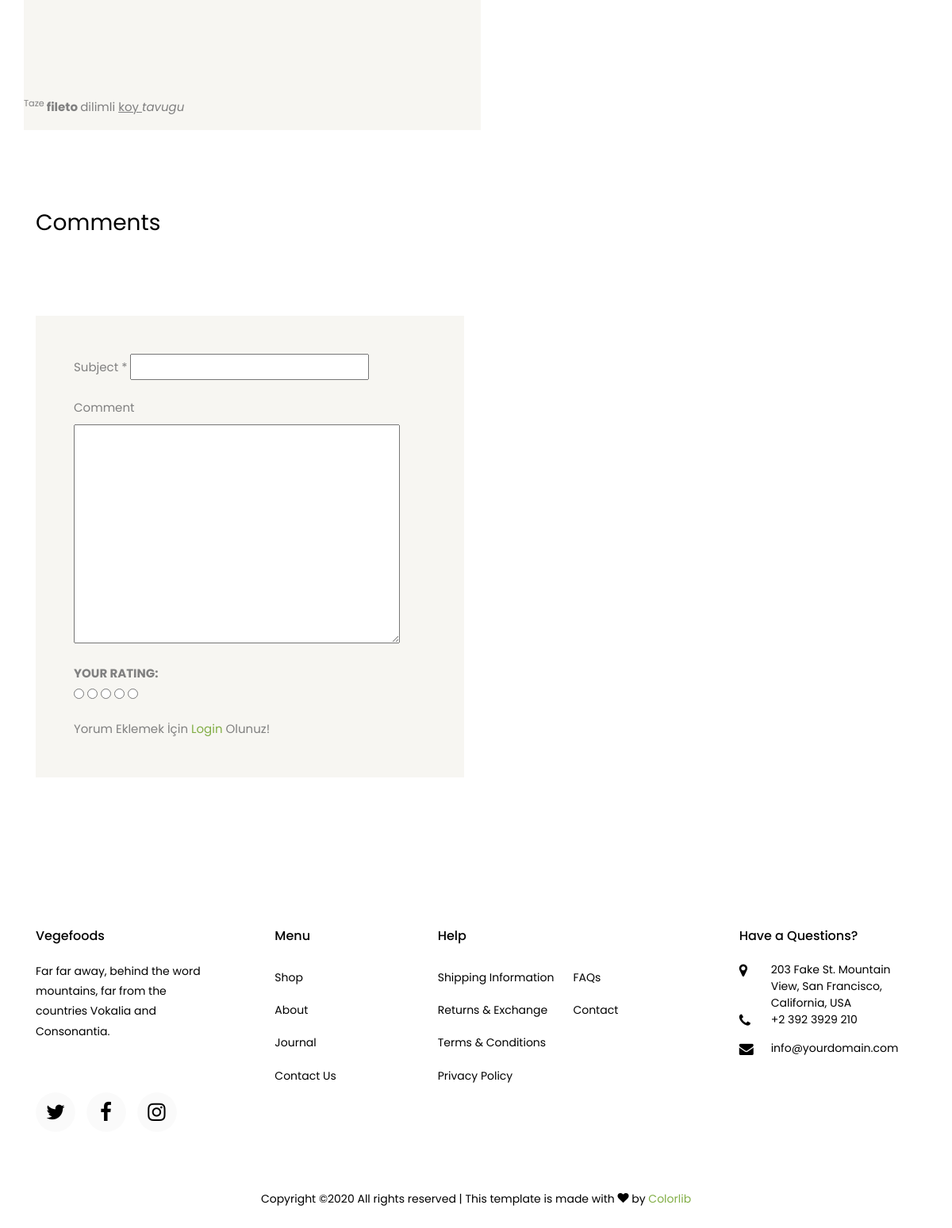
Before: /product/1/chicken-fileto/ (lower part) with the older database file.
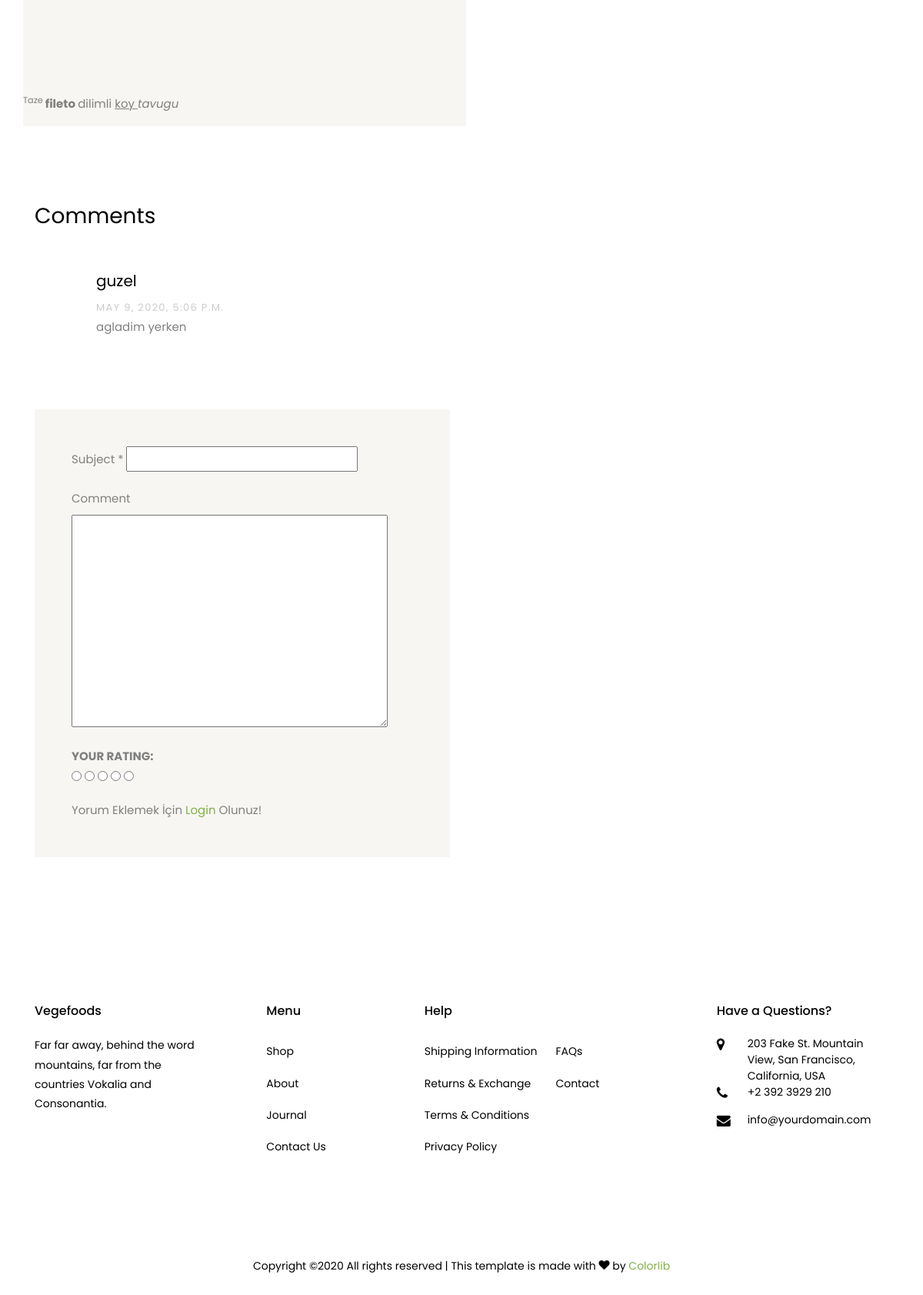
After: the same page with the newer database file.
### product/models.py (models this page shows, shortened)
class Product(models.Model):
   STATUS = (
      ('True', 'Evet'),
      ('False', 'Hayir'),
   )
   category= models.ForeignKey(Category, on_delete=models.CASCADE)
   title = models.CharField(max_length=150)
   keywords = models.CharField(max_length=255)
   description = models.CharField(max_length=255)
   image = models.ImageField(blank=True, upload_to='images/')
   price = models.FloatField()
   amount = models. IntegerField()
   detail =RichTextUploadingField()
   slug = models.SlugField(null=False,unique=True)
   status = models.CharField(max_length=10,choices=STATUS)
   create_at = models.DateTimeField (auto_now_add=True)
   update_at = models.DateTimeField (auto_now=True)
   def image_tag(self):
      return mark_safe('<img src="{}" height="50"/>'.format(self.image.url))
   image_tag.short_description = 'Image'

class Comment(models.Model):
   STATUS = (
      ('New', 'Yeni'),
      ('True', 'Evet'),
      ('False', 'Hayir'),
   )
   product = models.ForeignKey(Product, on_delete=models.CASCADE)
   user = models.ForeignKey(User, on_delete=models.CASCADE)
   subject = models.CharField(max_length=50)
   comment = models.TextField(max_length=200, blank=True)
   rate = models.IntegerField(blank=True)
   status = models.CharField(max_length=10, choices=STATUS, default='New')
   ip = models.CharField(blank=True, max_length=20)
   create_at = models.DateTimeField(auto_now_add=True)
   update_at = models.DateTimeField(auto_now=True)

### home/views.py (the view)
# urls.py: path('product/<int:id>/<slug:slug>/', views.product_detail, name='product_detail'),
def product_detail(request,id,slug):
    category = Category.objects.all()
    product = Product.objects.get(pk=id)
    images = Images.objects.filter(product_id=id)
    comments = Comment.objects.filter(product_id=id, status='True')
    context = {'product': product,
               'category': category,
               'images': images,
               'comments': comments,
               }
    return render(request, 'product_detail.html',context)

### product/models.py (called while the page is built)
   def __str__(self):
      return self.title

### home/templates/product_detail.html (shortened to what this page needs)
{% extends 'homebase.html' %}
{% load static %}
{% block content %}
<!DOCTYPE html>
<html lang="en">
<head>
	<link rel="stylesheet" href="css/open-iconic-bootstrap.min.css">
	<link rel="stylesheet" href="css/animate.css">
	<link rel="stylesheet" href="css/owl.carousel.min.css">
	<link rel="stylesheet" href="css/owl.theme.default.min.css">
	<link rel="stylesheet" href="css/magnific-popup.css">
	<link rel="stylesheet" href="css/aos.css">
	<link rel="stylesheet" href="css/ionicons.min.css">
	<link rel="stylesheet" href="css/bootstrap-datepicker.css">
	<link rel="stylesheet" href="css/jquery.timepicker.css">
	<link rel="stylesheet" href="css/flaticon.css">
	<link rel="stylesheet" href="css/icomoon.css">
	<link rel="stylesheet" href="css/style.css">
</head>
<body class="goto-here">
<section class="ftco-section">
	<div class="container">
		<div class="row">
			<div class="ftco-section ftco-no-pt ftco-no-pb py-5 bg-light">
				{{ product.detail|safe 	}}
			</div>
			<div class="col-md-6">
				<div class="pt-5 mt-5">
					<h3 class="mb-5">Comments</h3>
					<ul class="comment-list">
						{% for rs in comments %}
						<li class="comment">
							<div class="comment-body">
								<h3>{{ rs.subject}}</h3>
								<div class="meta"> {{ rs.create_at }}</div>
								<p>{{ rs.comment }}</p>
							</div>
						</li>
						{% endfor %}
					</ul>
				</div>
				<div class="comment-form-wrap pt-5">
					<form action="/product/addcomment/{{product.id}}" method="post" class="p-5 bg-light">
						<div class="form-group">
							<label for="id_subject">Subject *</label>
							<input type="text" name="subject" class="input" id="id_subject">
						</div>
						<div class="form-group">
							<label for="id_comment">Comment</label>
							<textarea name="comment" id="id_comment" cols="30" rows="10" class="input"></textarea>
						</div>
						<div class="form-group">
							<div class="input-rating">
								<strong class="text-uppercase">Your rating:</strong>
								<div class="stars">
									<input type="radio" id="star5" name="rate" value="5"/><label for="star5"></label>
									<input type="radio" id="star4" name="rate" value="4"/><label for="star4"></label>
									<input type="radio" id="star3" name="rate" value="3"/><label for="star3"></label>
									<input type="radio" id="star2" name="rate" value="2"/><label for="star2"></label>
									<input type="radio" id="star1" name="rate" value="1"/><label for="star1"></label>
								</div>
							</div>
						</div>
						{% if user.id is not None %}
						<button class="primary-btn">Send Comment</button>
						{% else %}
						Yorum Eklemek İçin <a href="/login">Login</a>  Olunuz!
						{% endif %}
					</form>
				</div>
			</div>
		</div>
	</div>
</section>
</body>
</html>
{% endblock %}

### home/templates/homebase.html (shortened to what this page needs)
<!DOCTYPE html>
<html lang="en">
{% load static %}
<head>
   <link rel="stylesheet" href="{% static 'css/open-iconic-bootstrap.min.css'%}" />
   <link rel="stylesheet" href="{% static 'css/animate.css'%}" />
   <link rel="stylesheet" href="{% static 'css/owl.carousel.min.css'%}" />
   <link rel="stylesheet" href="{% static 'css/owl.theme.default.min.css'%}" />
   <link rel="stylesheet" href="{% static 'css/magnific-popup.css'%}" />
   <link rel="stylesheet" href="{% static 'css/aos.css'%}" />
   <link rel="stylesheet" href="{% static 'css/ionicons.min.css'%}" />
   <link rel="stylesheet" href="{% static 'css/bootstrap-datepicker.css'%}" />
   <link rel="stylesheet" href="{% static 'css/jquery.timepicker.css'%}" />
   <link rel="stylesheet" href="{% static 'css/flaticon.css'%}" />
   <link rel="stylesheet" href="{% static 'css/icomoon.css'%}" />
   <link rel="stylesheet" href="{% static 'css/style.css'%}" />
<body>
{% include 'header.html' %}
{% block content %} {% endblock %}
{% include 'footer.html'%}
</body>
</html>

### home/templates/header.html (shortened to what this page needs)
{% load static %}
{% load mptt_tags %}
<link rel="stylesheet" href="https://ajax.googleapis.com/ajax/libs/jqueryui/1.11.4/themes/smoothness/jquery-ui.css">

### home/templates/footer.html (shortened to what this page needs)
 {% load static %}
<footer class="ftco-footer ftco-section">
      <div class="container">
        <div class="row mb-5">
          <div class="col-md">
            <div class="ftco-footer-widget mb-4">
              <h2 class="ftco-heading-2">Vegefoods</h2>
              <p>Far far away, behind the word mountains, far from the countries Vokalia and Consonantia.</p>
              <ul class="ftco-footer-social list-unstyled float-md-left float-lft mt-5">
                <li class="ftco-animate"><a href="#"><span class="icon-twitter"></span></a></li>
                <li class="ftco-animate"><a href="#"><span class="icon-facebook"></span></a></li>
                <li class="ftco-animate"><a href="#"><span class="icon-instagram"></span></a></li>
              </ul>
            </div>
          </div>
          <div class="col-md">
            <div class="ftco-footer-widget mb-4 ml-md-5">
              <h2 class="ftco-heading-2">Menu</h2>
              <ul class="list-unstyled">
                <li><a href="#" class="py-2 d-block">Shop</a></li>
                <li><a href="#" class="py-2 d-block">About</a></li>
                <li><a href="#" class="py-2 d-block">Journal</a></li>
                <li><a href="#" class="py-2 d-block">Contact Us</a></li>
              </ul>
            </div>
          </div>
          <div class="col-md-4">
             <div class="ftco-footer-widget mb-4">
              <h2 class="ftco-heading-2">Help</h2>
              <div class="d-flex">
	              <ul class="list-unstyled mr-l-5 pr-l-3 mr-4">
	                <li><a href="#" class="py-2 d-block">Shipping Information</a></li>
	                <li><a href="#" class="py-2 d-block">Returns &amp; Exchange</a></li>
	                <li><a href="#" class="py-2 d-block">Terms &amp; Conditions</a></li>
	                <li><a href="#" class="py-2 d-block">Privacy Policy</a></li>
	              </ul>
	              <ul class="list-unstyled">
	                <li><a href="#" class="py-2 d-block">FAQs</a></li>
	                <li><a href="#" class="py-2 d-block">Contact</a></li>
	              </ul>
	            </div>
            </div>
          </div>
          <div class="col-md">
            <div class="ftco-footer-widget mb-4">
            	<h2 class="ftco-heading-2">Have a Questions?</h2>
            	<div class="block-23 mb-3">
	              <ul>
	                <li><span class="icon icon-map-marker"></span><span class="text">203 Fake St. Mountain View, San Francisco, California, USA</span></li>
	                <li><a href="#"><span class="icon icon-phone"></span><span class="text">+2 392 3929 210</span></a></li>
	                <li><a href="#"><span class="icon icon-envelope"></span><span class="text">info@yourdomain.com</span></a></li>
	              </ul>
	            </div>
            </div>
          </div>
        </div>
        <div class="row">
          <div class="col-md-12 text-center">
            <p>
						  Copyright &copy;<script>document.write(new Date().getFullYear());</script> All rights reserved | This template is made with <i class="icon-heart color-danger" aria-hidden="true"></i> by <a href="https://colorlib.com" target="_blank">Colorlib</a>
						</p>
          </div>
        </div>
      </div>
    </footer>

### home/static/css/icomoon.css (style rules this page uses)
[class^="icon-"], [class*=" icon-"] { font-family: 'icomoon' !important; speak: none; font-style: normal; font-weight: normal; font-variant: normal; text-transform: none; line-height: 1; -webkit-font-smoothing: antialiased; -moz-osx-font-smoothing: grayscale; }
.icon-heart:before { content: "\f004"; }
.icon-map-marker:before { content: "\f041"; }
.icon-phone:before { content: "\f095"; }
.icon-envelope:before { content: "\f0e0"; }

### TEMPS/css/icomoon.css (style rules this page uses)
[class^="icon-"], [class*=" icon-"] { font-family: 'icomoon' !important; speak: none; font-style: normal; font-weight: normal; font-variant: normal; text-transform: none; line-height: 1; -webkit-font-smoothing: antialiased; -moz-osx-font-smoothing: grayscale; }
.icon-heart:before { content: "\f004"; }
.icon-map-marker:before { content: "\f041"; }
.icon-phone:before { content: "\f095"; }
.icon-envelope:before { content: "\f0e0"; }

Changed rows visible on the page:
added Comment: subject "guzel", create_at "MAY 9, 2020, 5:06 P.M.", comment "agladim yerken"
